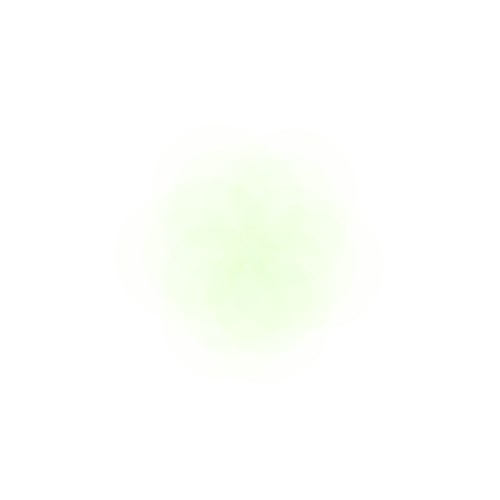
Frame 1 (no input)
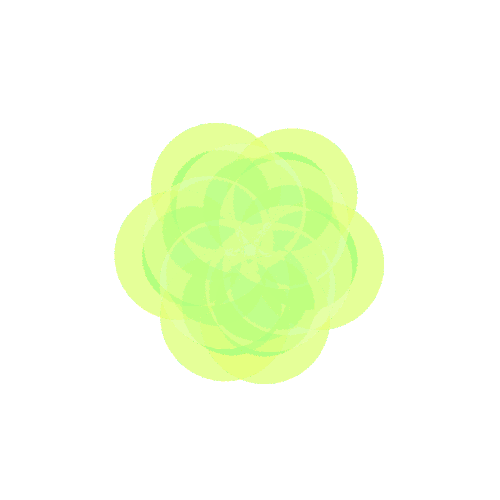
Frame 60 (the mouse pressed at the canvas centre just before this capture)
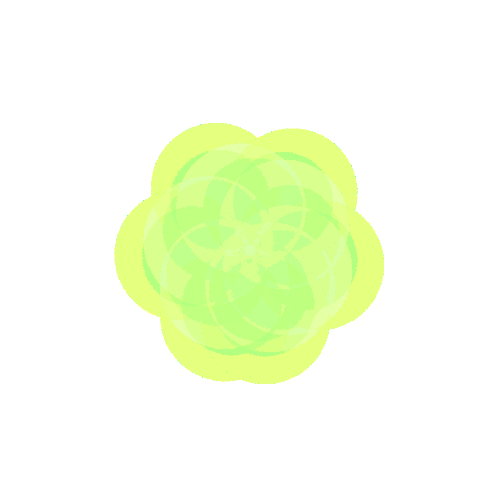
Frame 120 (the mouse held since frame 60 and released just before this capture)

The Processing sketch that drew these frames (run headless with seeded random() and noise(); from frame 60 on, the mouse is pressed at the canvas centre):

// Processing sketch: processing_84135
// ── processing_84135.pde

void setup()
{

  size(500,500);
background(255);
smooth();
noStroke();

 
}

void draw()
{

// translate permet de déplacer une forme sur l'axe des x et celui des y.



translate(250,250);
rotate(PI/11);
  
  fill(231,255,174,10);
 ellipse(30, 30, 130, 130);
  rotate(PI/11);
 
  fill(138,255,121,5);
 ellipse(30, 30, 100, 100);
  rotate(PI/11); 
 
   fill(140,255,121,5);
 ellipse(30, 50, 100, 100);
  rotate(PI/11);  
   
   fill(210,255,121,5);
 ellipse(50, 50, 130, 130);
  rotate(PI/11);
  
    fill(231,255,174,10);
 ellipse(30, 30, 130, 130);
  rotate(PI/11);
 
  fill(138,255,121,5);
 ellipse(30, 30, 100, 100);
  rotate(PI/11); 
 
   fill(140,255,121,5);
 ellipse(30, 50, 100, 100);
  rotate(PI/11);  
   
   fill(210,255,121,5);
 ellipse(50, 50, 130, 130);
  rotate(PI/11);
  
    fill(231,255,174,10);
 ellipse(30, 30, 130, 130);
  rotate(PI/11);
 
  fill(138,255,121,5);
 ellipse(30, 30, 100, 100);
  rotate(PI/11); 
 
   fill(140,255,121,5);
 ellipse(30, 50, 100, 100);
  rotate(PI/11);  
   
   fill(210,255,121,5);
 ellipse(50, 50, 130, 130);
  rotate(PI/11);
  
    fill(231,255,174,10);
 ellipse(30, 30, 130, 130);
  rotate(PI/11);
 
  fill(138,255,121,5);
 ellipse(30, 30, 100, 100);
  rotate(PI/11); 
 
   fill(140,255,121,5);
 ellipse(30, 50, 100, 100);
  rotate(PI/11);  
   
   fill(210,255,121,5);
 ellipse(50, 50, 130, 130);
  rotate(PI/11);
  
    fill(231,255,174,10);
 ellipse(30, 30, 130, 130);
  rotate(PI/11);
 
  fill(138,255,121,5);
 ellipse(30, 30, 100, 100);
  rotate(PI/11); 
 
   fill(140,255,121,5);
 ellipse(30, 50, 100, 100);
  rotate(PI/11);  
   
   fill(210,255,121,5);
 ellipse(50, 50, 130, 130);
  rotate(PI/11);
  
    fill(231,255,174,10);
 ellipse(30, 30, 130, 130);
  rotate(PI/11);
 
  fill(138,255,121,5);
 ellipse(30, 30, 100, 100);
  rotate(PI/11); 
 
   fill(140,255,121,5);
 ellipse(30, 50, 100, 100);
  rotate(PI/11);  
   
   fill(210,255,121,5);
 ellipse(50, 50, 130, 130);
  rotate(PI/11);
  

  

  

}
